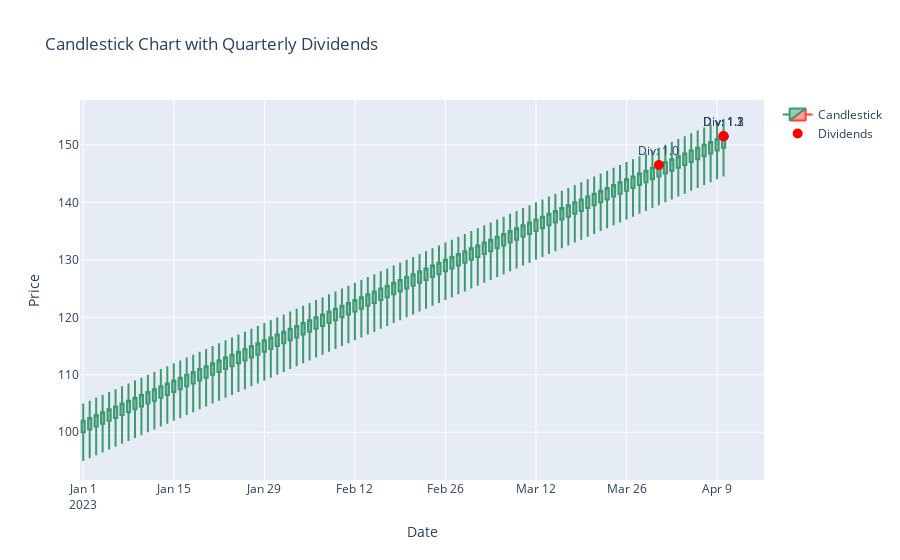

The cell this chart's notebook holds for it:
### Code cell
import pandas as pd
import plotly.graph_objects as go

# Example candlestick data
data = {
    "Date": pd.date_range(start="2023-01-01", periods=100),
    "Open": [100 + i * 0.5 for i in range(100)],
    "High": [105 + i * 0.5 for i in range(100)],
    "Low": [95 + i * 0.5 for i in range(100)],
    "Close": [102 + i * 0.5 for i in range(100)],
}
df = pd.DataFrame(data)

# Quarterly dividends data
dividends = pd.DataFrame({
    "Date": ["2023-03-31", "2023-06-30", "2023-09-30", "2023-12-31"],
    "Dividend": [1.0, 1.2, 1.1, 1.3],
})
dividends["Date"] = pd.to_datetime(dividends["Date"])

# Find the closest matching candlestick date for each dividend
dividends["Closest_Date"] = dividends["Date"].apply(
    lambda d: df.loc[(df['Date'] - d).abs().idxmin(), 'Date']
)

# Create the candlestick chart
fig = go.Figure(data=[go.Candlestick(
    x=df['Date'],
    open=df['Open'],
    high=df['High'],
    low=df['Low'],
    close=df['Close'],
    name='Candlestick'
)])

# Add dividends as scatter points
fig.add_trace(go.Scatter(
    x=dividends["Closest_Date"],
    y=[df.loc[df['Date'] == date, 'Close'].values[0] for date in dividends["Closest_Date"]],
    mode="markers+text",
    marker=dict(size=10, color="red"),
    text=[f"Div: {d}" for d in dividends["Dividend"]],
    textposition="top center",
    name="Dividends"
))

# Update layout
fig.update_layout(
    title="Candlestick Chart with Quarterly Dividends",
    xaxis_title="Date",
    yaxis_title="Price",
    xaxis_rangeslider_visible=False,
)

fig.show()
